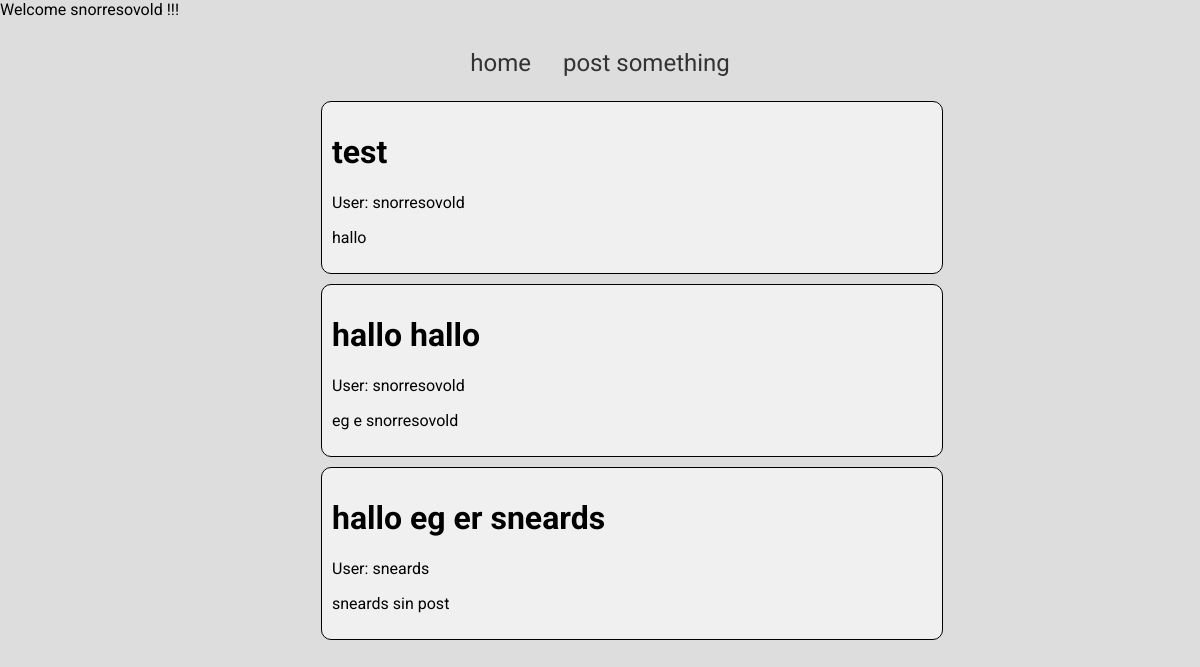
Page / (signed in) on the earlier database version.
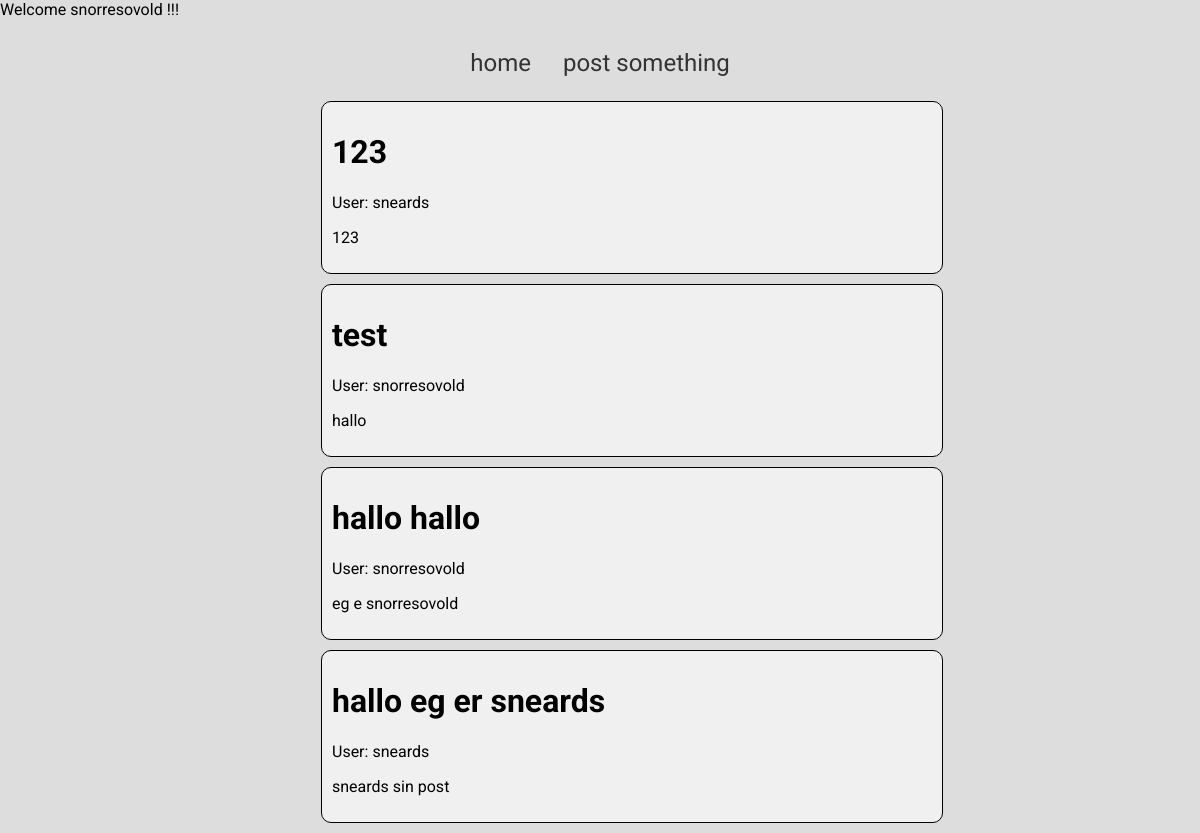
Same page on the later database version.
### core/models.py (models this page shows)
class Post(models.Model):
    user = models.ForeignKey(User, on_delete=CASCADE)
    name = models.CharField(max_length=255)
    content = models.CharField(max_length=1000)

### core/views.py (the view)
# urls.py: 2. Add a URL to urlpatterns:  path('', views.home, name='home')
def home(request):
    return render(request, "core/home.html", {"posts":reversed(Post.objects.all())})

### core/templates/core/home.html (shortened to what this page needs)
{% extends 'core/base.html' %}
  {% block head%} {% load static %}
  <link rel="stylesheet" href="{% static 'css/posts.css' %}" />
  {% endblock %}
{% block content %} {% for post in posts %}
<div class="post">
  <h1>{{post.name}}</h1>
  <p>User: {{post.user}}</p>
  <p>{{post.content}}</p>
</div>
{% endfor %} {% endblock %}

Differences in the rows shown:
added Post: name "123", user "sneards", content "123"
